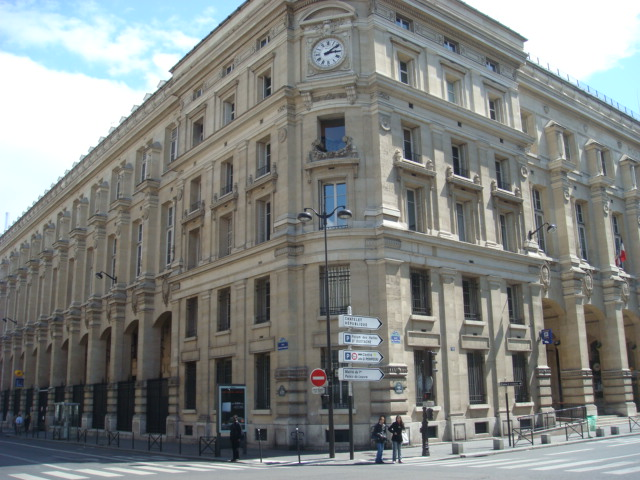
#> input picture imgs/dsc02595.jpg, 640 x 480 px
$ python orbAndSiftDes.py
#> lines starting #> are read from the running program, lines starting #| are printed output that depends on the picture
# Detectando pontos com ORB e SIFT e seus desccritores
import cv2 as cv
import matplotlib.pyplot as plt
import numpy as np

GOOD_THRESHOLD = 0.60

# Parâmetros SIFT
nFeatures = 1000  # Quantidade de melhores pontos, são ranqueados baseado no seu score. (máxima)
edgeThreshold = (
    1000  # Filtro de borda, quanto maior o valor, menos pontos na borda são filtrados
)
contrastTreshold = 0.09 # Parametro para filtrar pontos em regiões semi uniformes. Maior o valor, menos pontos são produzidos.
sigma = 1.8  # Sigma do gaussiano. Se a imagem estiver borrada é bom diminuir.
octaveLayers = (
    10  # Quantidade de camadas em cada oitava, influencia o contrastThreshold.
)

# Parâmetros ORB
fastThreshold = 800
nonmaxSuppression = False

img1 = cv.imread("imgs/dsc02595.jpg", cv.IMREAD_GRAYSCALE)  # queryImage
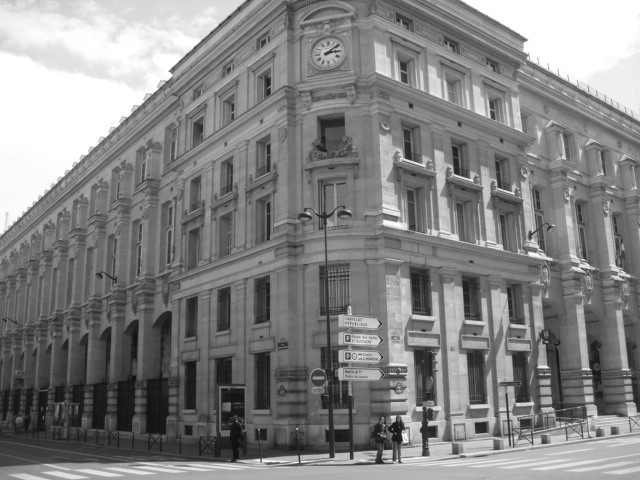
#> img1: shape (480, 640); min 13, max 255, mean 131.8
img2 = cv.imread("imgs/dsc02596.jpg", cv.IMREAD_GRAYSCALE)  # trainImage
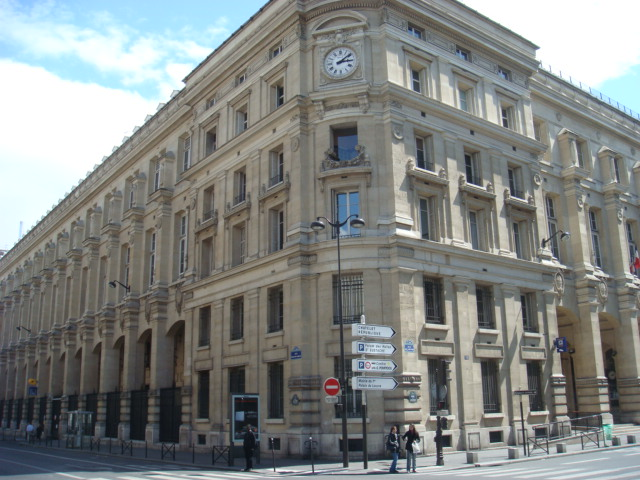
#> input picture imgs/dsc02596.jpg, 640 x 480 px
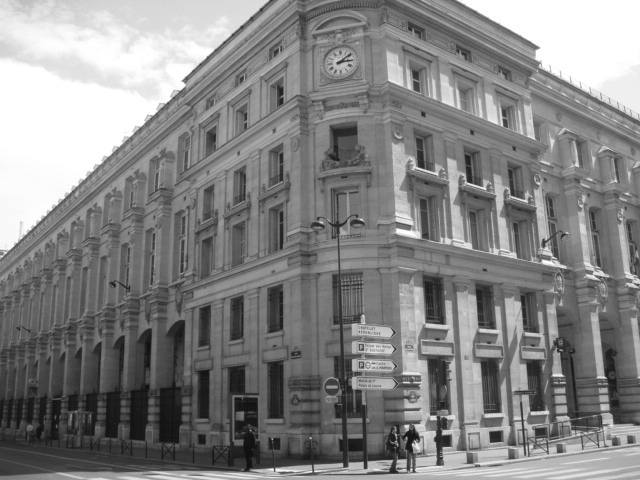
#> img2: shape (480, 640); min 13, max 255, mean 132.1

# Initiate detectors
sift = cv.SIFT.create(
    nfeatures=nFeatures,
    sigma=sigma,
    edgeThreshold=edgeThreshold,
    contrastThreshold=contrastTreshold,
    nOctaveLayers=octaveLayers,
)
fast = cv.FastFeatureDetector.create(
    threshold=fastThreshold, nonmaxSuppression=nonmaxSuppression
)
orb = cv.ORB.create(nfeatures=nFeatures)

# FAST com SIFT e ORB
kp1 = fast.detect(img1, None)
#> kp1 = 4811 keypoints; strongest (x, y, size): (438, 5, 7), (238, 7, 7), (285, 7, 7), (301, 7, 7)
kp2 = fast.detect(img2, None)
#> kp2 = 4535 keypoints; strongest (x, y, size): (260, 8, 7), (261, 10, 7), (296, 11, 7), (250, 17, 7)
_, des1_s = sift.compute(img1, kp1)
_, des2_s = sift.compute(img2, kp2)
_, des1_o = orb.compute(img1, kp1)
_, des2_o = orb.compute(img2, kp2)

# Compute descriptors with ORB
kp1S, des1_sift = sift.detectAndCompute(img1, None)
#> kp1S = 1001 keypoints; strongest (x, y, size): (481, 428, 8.6), (393, 418, 4.4), (430, 423, 4.2), (420, 409, 3.9)
kp2S, des2_sift = sift.detectAndCompute(img2, None)
#> kp2S = 1000 keypoints; strongest (x, y, size): (496, 437, 8.6), (407, 427, 4), (444, 432, 4.1), (434, 418, 3.9)

# BFMatcher with default params
bf = cv.BFMatcher()
matchesSift = bf.knnMatch(des1_sift, des2_sift, k=2)
#> matchesSift = 1001 matches
matchesFastSift = bf.knnMatch(des1_s, des2_s, k=2)
#> matchesFastSift = 4811 matches
matchesFastOrb = bf.knnMatch(des1_o, des2_o, k=2)
#> matchesFastOrb = 4171 matches

""" # Apply ratio test
goodFastSift = []
for m, n in matchesFastSift:
    if m.distance < GOOD_THRESHOLD * n.distance:
        goodFastSift.append([m])

goodFastOrb = []
for m, n in matchesFastOrb:
    if m.distance < GOOD_THRESHOLD * n.distance:
        goodFastOrb.append([m])

goodSift = []
for m, n in matchesSift:
    if m.distance < GOOD_THRESHOLD * n.distance:
        goodSift.append([m]) """

""" accuracyFastSift = (len(goodFastSift)/len(matchesFastSift))*100
accuracyFastOrb = (len(goodFastOrb)/len(matchesFastOrb))*100
accuracySIFT = (len(goodSift)/len(matchesSift))*100

 """
print(
    "Pontos detectados Fast:\nPrimeira Imagem: {}\nSegunda Imagem: {}\n".format(
        len(kp1), len(kp2)
    )
)
#| Pontos detectados Fast:
#| Primeira Imagem: 4811
#| Segunda Imagem: 4535
print(
    "Pontos detectados Sift:\nPrimeira Imagem: {}\nSegunda Imagem: {}\n".format(
        len(kp1S), len(kp2S)
    )
)
#| Pontos detectados Sift:
#| Primeira Imagem: 1001
#| Segunda Imagem: 1000
""" print(40*"=")
print("Matches Sift: ", len(matchesSift),"\nMatches Fast-Sift: ", len(matchesFastSift), "\nMatches Fast-Orb: ", len(matchesFastOrb))
print("Good Sift: ", len(goodSift),"\nGood Fast-Sift: ", len(goodFastSift),"\nGood Fast-Orb: ", len(goodFastOrb))
print("Acerto Fast-Sift: {:.2f} %".format(accuracyFastSift), "\nAcerto Fast-Orb: {:.2f} %".format(accuracyFastOrb), "\nAcerto Sift: {:.2f} %".format(accuracySIFT))
 """
lenFastSift = len(matchesFastSift)
#> lenFastSift = 4811
lenFastOrb = len(matchesFastOrb)
#> lenFastOrb = 4171

img3 = cv.drawMatchesKnn(
    img1,
    kp1,
    img2,
    kp2,
    matchesFastSift[::400],
    None,
    flags=cv.DrawMatchesFlags_NOT_DRAW_SINGLE_POINTS,
)
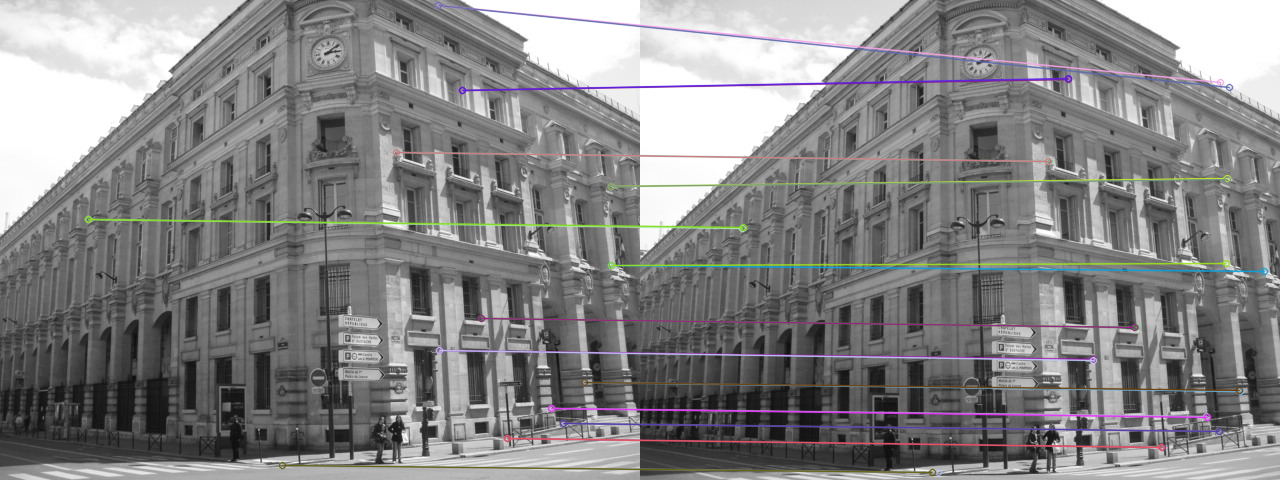
#> img3: shape (480, 1280, 3); mean of channels 0, 1, 2 132.4, 131.8, 132.4; drawn as B, G, R
img4 = cv.drawMatchesKnn(
    img1,
    kp1,
    img2,
    kp2,
    matchesFastOrb[::400],
    None,
    flags=cv.DrawMatchesFlags_NOT_DRAW_SINGLE_POINTS,
)
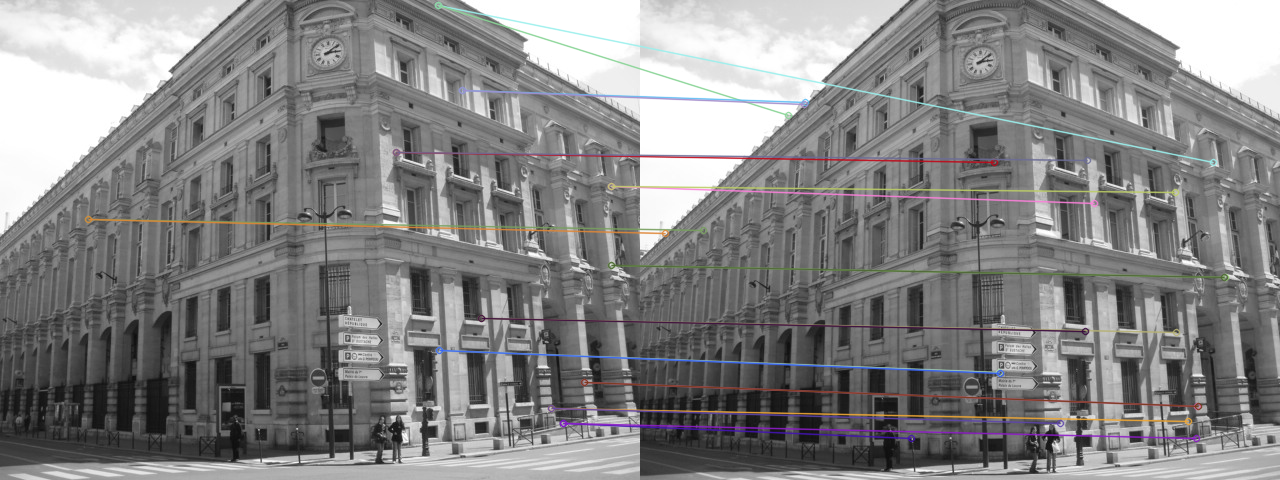
#> img4: shape (480, 1280, 3); mean of channels 0, 1, 2 132.1, 131.8, 132.4; drawn as B, G, R
img5 = cv.drawMatchesKnn(
    img1,
    kp1S,
    img2,
    kp2S,
    matchesSift[::100],
    None,
    flags=cv.DrawMatchesFlags_NOT_DRAW_SINGLE_POINTS,
)
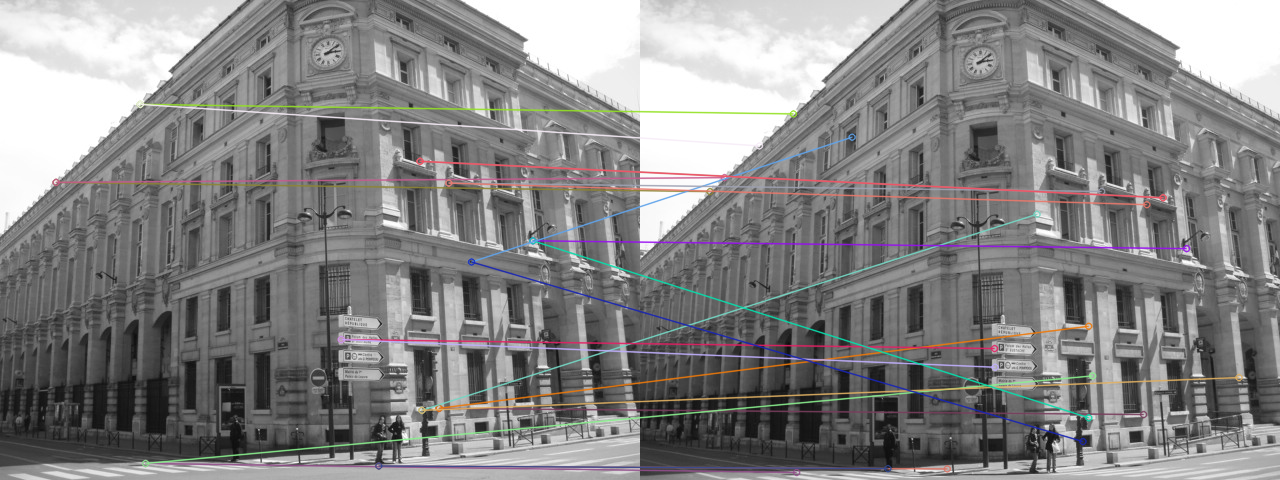
#> img5: shape (480, 1280, 3); mean of channels 0, 1, 2 132.5, 132.3, 133.2; drawn as B, G, R

plt.figure("Fast Detector- SIFT Descriptor")
plt.imshow(img3)
plt.title("Correspondências Fast-Sift")

plt.figure("Fast Detector- Orb Descriptor")
plt.imshow(img4)
plt.title("Correspondências Fast-Orb")

plt.figure("SIFT Detector-Descriptor")
plt.imshow(img5)
plt.title("Correspondências SIFT")

plt.show()
